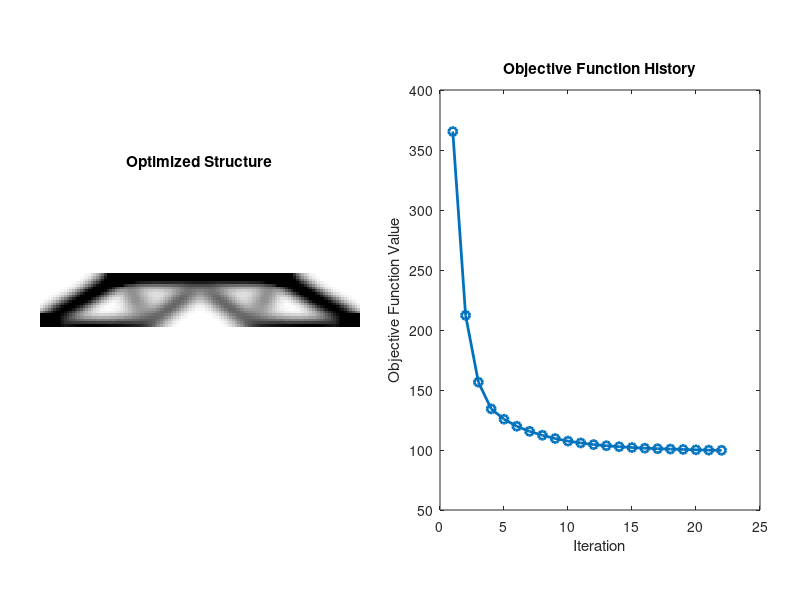

The MATLAB source for this figure:
function problem3()
    %% FIXED PARAMETERS
    nelx = 120;      % Fixed number of elements along x-axis
    nely = 20;       % Fixed number of elements along y-axis
    volfrac = 0.5;   % Fixed volume fraction
    penal = 3;       % Fixed penalization factor
    rmin = 4.8;      % Fixed filter radius
    ft = 1;          % Fixed filter type (sensitivity filter)

    %% MATERIAL PROPERTIES
    E0 = 1;
    Emin = 1e-9;
    nu = 0.3;

    %% PREPARE FINITE ELEMENT ANALYSIS
    A11 = [12  3 -6 -3;  3 12  3  0; -6  3 12 -3; -3  0 -3 12];
    A12 = [-6 -3  0  3; -3 -6 -3 -6;  0 -3 -6  3;  3 -6  3 -6];
    B11 = [-4  3 -2  9;  3 -4 -9  4; -2 -9 -4 -3;  9  4 -3 -4];
    B12 = [ 2 -3  4 -9; -3  2  9 -2;  4  9  2  3; -9 -2  3  2];
    KE = 1/(1-nu^2)/24*([A11 A12;A12' A11]+nu*[B11 B12;B12' B11]);
    nodenrs = reshape(1:(1+nelx)*(1+nely),1+nely,1+nelx);
    edofVec = reshape(2*nodenrs(1:end-1,1:end-1)+1,nelx*nely,1);
    edofMat = repmat(edofVec,1,8)+repmat([0 1 2*nely+[2 3 0 1] -2 -1],nelx*nely,1);
    iK = reshape(kron(edofMat,ones(8,1))',64*nelx*nely,1);
    jK = reshape(kron(edofMat,ones(1,8))',64*nelx*nely,1);

    %% DEFINE LOADS AND SUPPORTS (HALF MBB-BEAM)
    F = sparse(2*(nely+1)*(nelx+1),2);
    F(2*(nelx/4)*(nely+1)+2,1)=-1;
    F(2*(3*nelx/4)*(nely+1)+2,2)=-1;
    U = zeros(2*(nely+1)*(nelx+1),2);
    fixeddofs = [2*(nely+1)-1,2*(nely+1),2*(nelx+1)*(nely+1)-1, 2*(nelx+1)*(nely+1)]; % xy分量都固定
    alldofs = [1:2*(nely+1)*(nelx+1)];
    freedofs = setdiff(alldofs,fixeddofs);

    %% PREPARE FILTER
    iH = ones(nelx*nely*(2*(ceil(rmin)-1)+1)^2,1);
    jH = ones(size(iH));
    sH = zeros(size(iH));
    k = 0;
    for i1 = 1:nelx
        for j1 = 1:nely
            e1 = (i1-1)*nely+j1;
            for i2 = max(i1-(ceil(rmin)-1),1):min(i1+(ceil(rmin)-1),nelx)
                for j2 = max(j1-(ceil(rmin)-1),1):min(j1+(ceil(rmin)-1),nely)
                    e2 = (i2-1)*nely+j2;
                    k = k+1;
                    iH(k) = e1;
                    jH(k) = e2;
                    sH(k) = max(0,rmin-sqrt((i1-i2)^2+(j1-j2)^2));
                end
            end
        end
    end
    H = sparse(iH,jH,sH);
    Hs = sum(H,2);

    %% INITIALIZE ITERATION
    x = repmat(volfrac,nely,nelx);
    xPhys = x;
    loop = 0;
    change = 1;
    objective_values = []; % Array to store objective function values

    %% START ITERATION
    while change > 0.01
        loop = loop + 1;
        %% FE-ANALYSIS
        sK = reshape(KE(:)*(Emin+xPhys(:)'.^penal*(E0-Emin)),64*nelx*nely,1);
        K = sparse(iK,jK,sK); K = (K+K')/2;
        U(freedofs, 1) = K(freedofs, freedofs) \ F(freedofs, 1);  % Solve for the first load case
        U(freedofs, 2) = K(freedofs, freedofs) \ F(freedofs, 2);  % Solve for the second load case

        %% OBJECTIVE FUNCTION AND SENSITIVITY ANALYSIS
        % Compute ce for both loading conditions
        ce1 = zeros(nely, nelx);
        ce2 = zeros(nely, nelx);
        for i = 1:nelx*nely
            Ue1 = U(edofMat(i, :), 1); % Extract element displacement vector for load case 1
            Ue2 = U(edofMat(i, :), 2); % Extract element displacement vector for load case 2
            ce1(i) = Ue1' * KE * Ue1; % Calculate strain energy density for load case 1
            ce2(i) = Ue2' * KE * Ue2; % Calculate strain energy density for load case 2
        end

        ce1 = reshape(ce1, nely, nelx);
        ce2 = reshape(ce2, nely, nelx);

        % Compute c for both loading conditions and sum them up
        c1 = sum(sum((Emin + xPhys.^penal * (E0 - Emin)) .* ce1));
        c2 = sum(sum((Emin + xPhys.^penal * (E0 - Emin)) .* ce2));
        c = c1 + c2;
        objective_values = [objective_values; c]; % Store current objective value

        % Compute dc for both loading conditions
        dc1 = -penal * (E0 - Emin) * xPhys.^(penal - 1) .* ce1;
        dc2 = -penal * (E0 - Emin) * xPhys.^(penal - 1) .* ce2;
        dc = dc1 + dc2;

        dv = ones(nely, nelx);

        %% FILTERING/MODIFICATION OF SENSITIVITIES
        if ft == 1
            dc(:) = H*(x(:).*dc(:))./Hs./max(1e-3,x(:));
        elseif ft == 2
            dc(:) = H*(dc(:)./Hs);
            dv(:) = H*(dv(:)./Hs);
        end

        %% OPTIMALITY CRITERIA UPDATE OF DESIGN VARIABLES AND PHYSICAL DENSITIES
        l1 = 0; l2 = 1e9; move = 0.2;
        while (l2-l1)/(l1+l2) > 1e-3
            lmid = 0.5*(l2+l1);
            xnew = max(0,max(x-move,min(1,min(x+move,x.*sqrt(-dc./dv/lmid)))));
            if ft == 1
                xPhys = xnew;
            elseif ft == 2
                xPhys(:) = (H*xnew(:))./Hs;
            end
            if sum(xPhys(:)) > volfrac*nelx*nely, l1 = lmid; else l2 = lmid; end
        end
        change = max(abs(xnew(:)-x(:)));
        x = xnew;

        %% PRINT RESULTS
        fprintf(' It.:%5i Obj.:%11.4f Vol.:%7.3f ch.:%7.3f\n',loop,c, mean(xPhys(:)),change);
    end

    %% PLOT DENSITIES AND OBJECTIVE FUNCTION HISTORY
    figure('Position', [100, 100, 1200, 500]);  % 增加图像的宽度，将整张图像拉长

    % 调整结构图像的大小和位置
    subplot('Position', [0.05, 0.15, 0.4, 0.7]);  % 调整位置和大小 [左, 下, 宽, 高]
    colormap(gray);
    imagesc(1-xPhys); 
    caxis([0 1]); 
    axis equal; 
    axis off; 
    title('Optimized Structure');

    % 调整目标函数历史图像的大小和位置
    subplot('Position', [0.55, 0.15, 0.4, 0.7]);  % 调整位置和大小 [左, 下, 宽, 高]
    plot(1:loop, objective_values, '-o', 'LineWidth', 2);  % 使用 -o 添加数据点标记
    xlabel('Iteration');
    ylabel('Objective Function Value');
    title('Objective Function History');

    % 保存图像
    save_filename = sprintf('result_two_load_cases_both_xy_loop%d_obj%.4f.png', loop, c);
    saveas(gcf, save_filename);
    close all;
end